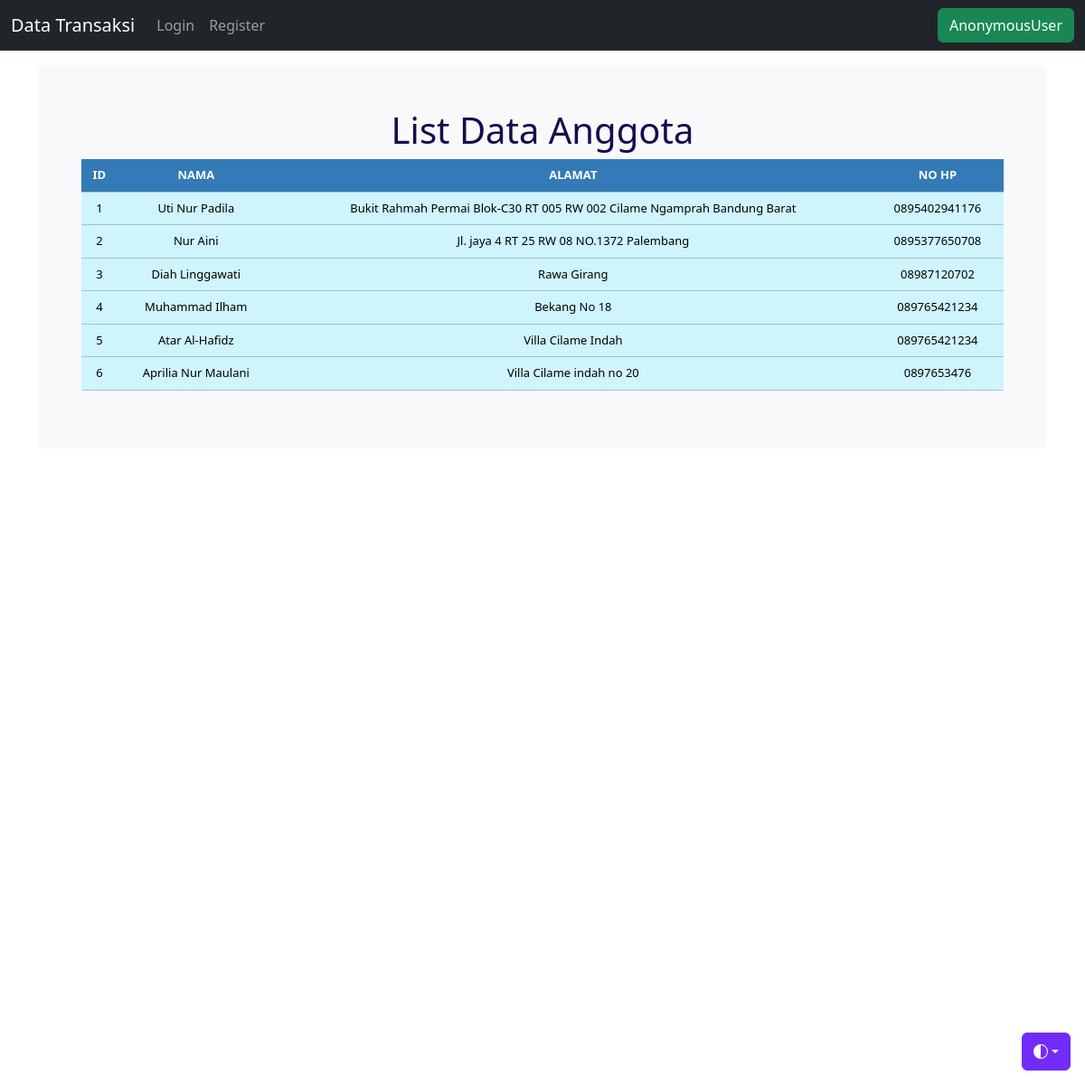
Screenshot of /list_anggota/ with the database file from the repository.
### transaksi/models.py (models this page shows, shortened)
class Anggota(models.Model):
    nama = models.CharField(max_length=100, blank=True, null=True)
    alamat = models.TextField()
    no_hp = models.CharField(max_length=15)

### transaksi/views.py (the view)
# urls.py: path('list_anggota/', views.list_anggota, name='list_anggota'),
def list_anggota(request):
    title = 'List Data Anggota'
    form = TransaksiSearchForm(request.POST or None)
    queryset = Anggota.objects.all()
    context = {
        'form': form,
        'title': title,
        'queryset': queryset
    }
    return render(request, 'list_anggota.html', context)

### transaksi/templates/list_anggota.html (shortened to what this page needs)
{% load static %} {% load crispy_forms_tags %}
<!DOCTYPE html>
<html lang="en" data-bs-theme="auto">
  <head>
    <link
      rel="stylesheet"
      href="https://cdn.jsdelivr.net/npm/@docsearch/css@3"
    />
    <link href="{% static 'css/stylesheet.css' %}" rel="stylesheet" />
    <link href="{% static 'css/bootstrap.min.css' %}" rel="stylesheet" />
    <link href="{% static 'css/navbar-fixed.css' %}" rel="stylesheet" />
  </head>
  <body>
    <div
      class="dropdown position-fixed bottom-0 end-0 mb-3 me-3 bd-mode-toggle"
    >
      <button
        class="btn btn-bd-primary py-2 dropdown-toggle d-flex align-items-center"
        id="bd-theme"
        type="button"
        aria-expanded="false"
        data-bs-toggle="dropdown"
        aria-label="Toggle theme (auto)"
      >
        <svg class="bi my-1 theme-icon-active" width="1em" height="1em">
          <use href="#circle-half"></use>
        </svg>
      </button>
    </div>
    {% include 'navbar.html' %}
    <main class="container">
      <div class="bg-body-tertiary p-5 rounded">
        <h1 class="text-center" style="color: #170b4d">{{ title }}</h1>
        <div class="display table">
          <table class="table table-info table-hover">
            <thead>
              <tr>
                <th>ID</th>
                <th>NAMA</th>
                <th>ALAMAT</th>
                <th>NO HP</th>
              </tr>
            </thead>
            {% for instance in queryset %}
            <tr>
              <td>{{instance.id}}</td>
              <td>{{instance.nama}}</td>
              <td>{{instance.alamat}}</td>
              <td>{{instance.no_hp}}</td>
            </tr>
            {% endfor %}
          </table>
        </div>
      </div>
    </main>
  </body>
</html>

### static/css/stylesheet.css (style rules this page uses)
body { background-color: #34eb6b; }
.table { font-size: 13px; text-align: center; width: 95%; margin: auto; }
.table thead th { background-color: #337ab7; color: white; }
.table tbody tr { background: #ffffff; }

### static/css/navbar-fixed.css (style rules this page uses)
body { min-height: 75rem; padding-top: 4.5rem; }

### transaksi/templates/list_anggota.html (style rules this page uses)
.bi { vertical-align: -0.125em; fill: currentColor; }
.btn-bd-primary { --bd-violet-bg: #712cf9; --bd-violet-rgb: 112.520718, 44.062154, 249.437846; --bs-btn-font-weight: 600; --bs-btn-color: var(--bs-white); --bs-btn-bg: var(--bd-violet-bg); --bs-btn-border-color: var(--bd-violet-bg); --bs-btn-hover-color: var(--bs-white); --bs-btn-hover-bg: #6528e0; --bs-btn-hover-border-color: #6528e0; --bs-btn-focus-shadow-rgb: var(--bd-violet-rgb); --bs-btn-active-color: var(--bs-btn-hover-color); --bs-btn-active-bg: #5a23c8; --bs-btn-active-border-color: #5a23c8; }
.bd-mode-toggle { z-index: 1500; }

### rows the page displays
Anggota: id "1", nama "Uti Nur Padila", alamat "Bukit Rahmah Permai Blok-C30 RT 005 RW 002 Cilame Ngamprah Bandung Barat", no_hp "0895402941176"
Anggota: id "2", nama "Nur Aini", alamat "Jl. jaya 4 RT 25 RW 08 NO.1372 Palembang", no_hp "0895377650708"
Anggota: id "3", nama "Diah Linggawati", alamat "Rawa Girang", no_hp "08987120702"
Anggota: id "4", nama "Muhammad Ilham", alamat "Bekang No 18", no_hp "089765421234"
Anggota: id "5", nama "Atar Al-Hafidz", alamat "Villa Cilame Indah", no_hp "089765421234"
Anggota: id "6", nama "Aprilia Nur Maulani", alamat "Villa Cilame indah no 20", no_hp "0897653476"

### other values shown
{{ user }} "AnonymousUser"
{{ title }} "List Data Anggota"
